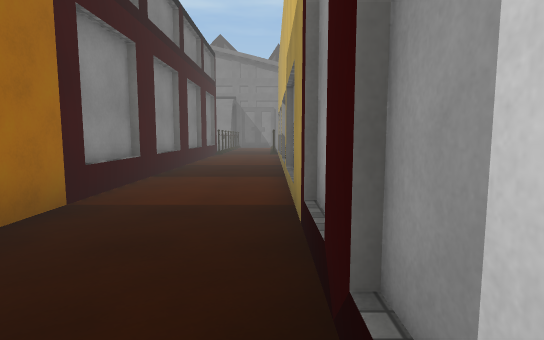
View 1 (above)

16 first-person views from a walk through a scene from a Unity 3-D project. The camera is 1.5 m above the floor, tilts 6° down and sees 80° across. The floor is counted in squares, 2 m on a side. Each view is taken from the middle of a square. On the plan, view 1 faces up. The plan holds only what a view shows up to about 11 squares ahead; the rest is blank. The place goes on beyond the plan. The player character is not drawn. Surface patterns are stand-ins for the level's own textures.

View 2
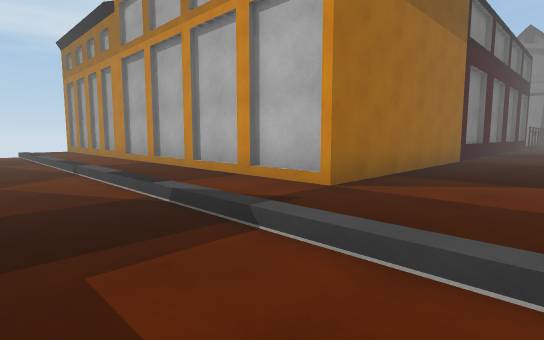

View 3
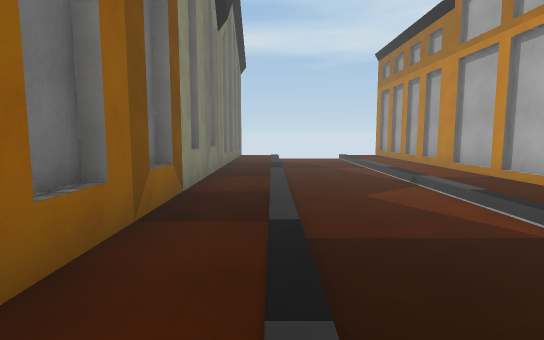

View 4
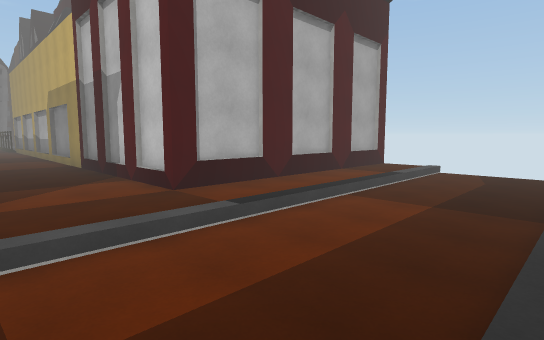

View 5
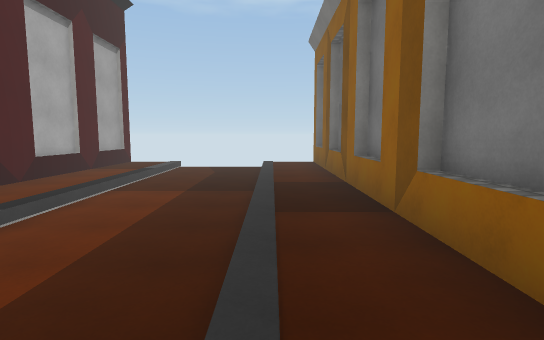

View 6
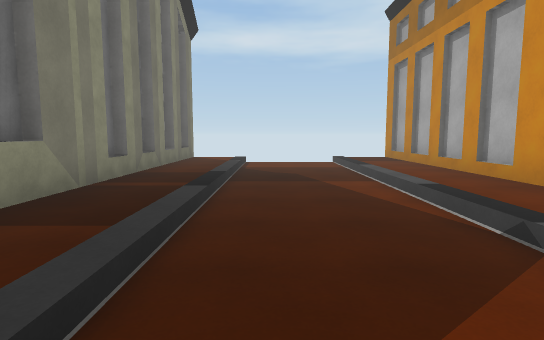

View 7
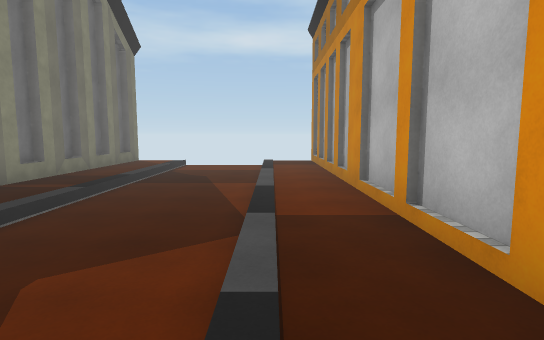

View 8
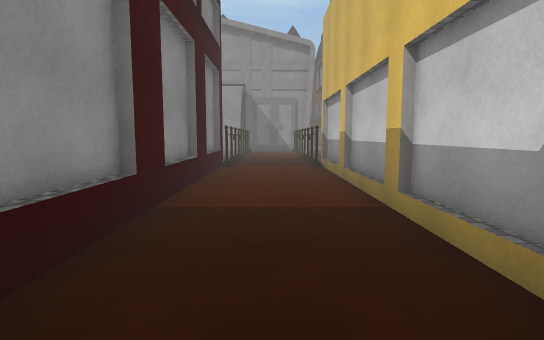

View 9
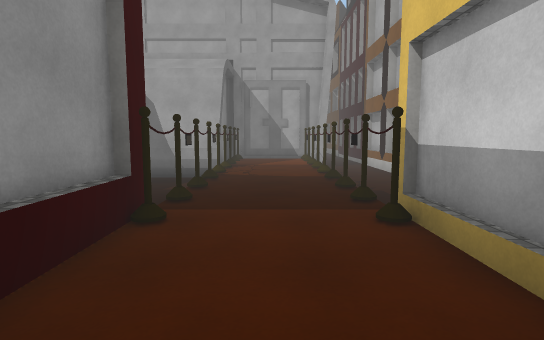

View 10
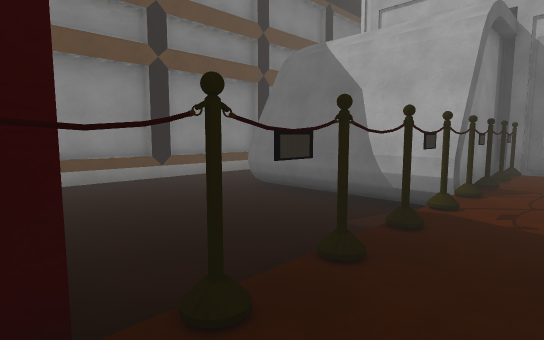

View 11
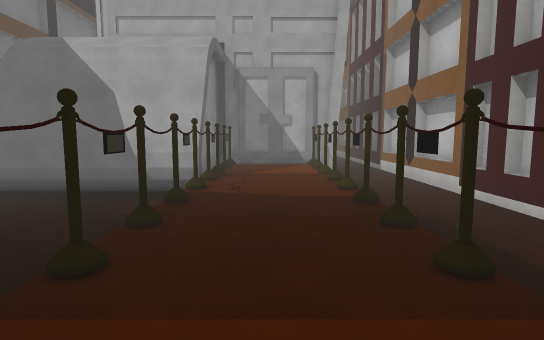

View 12
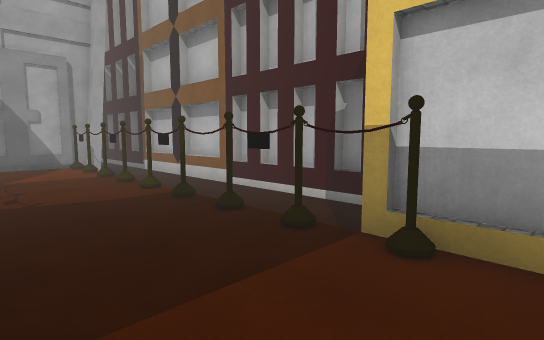

View 13
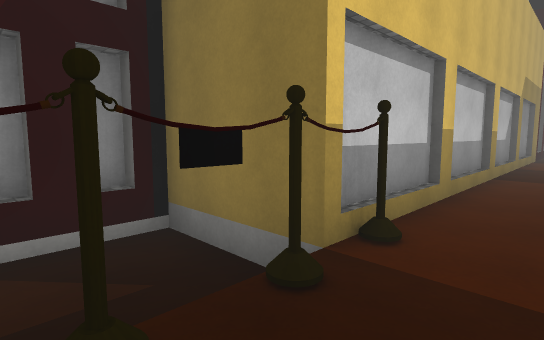

View 14
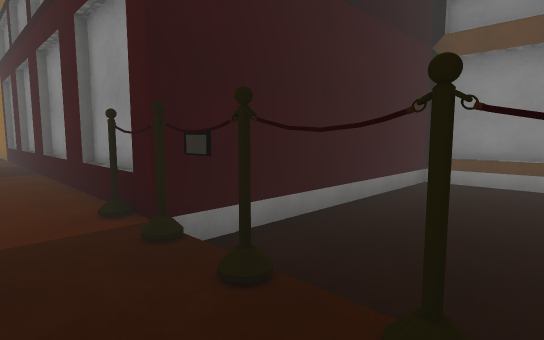

View 15
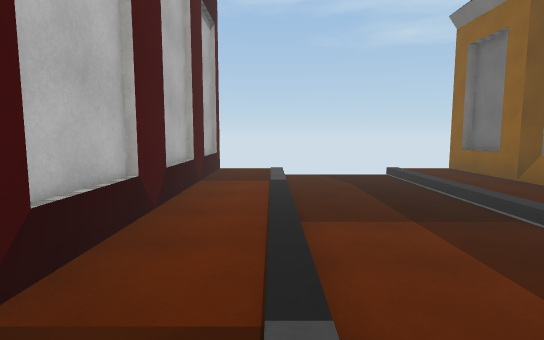

View 16
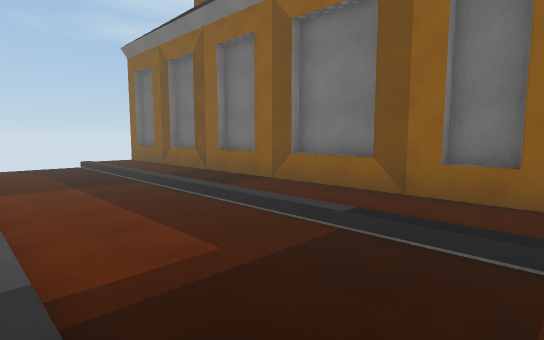

### Floor plan
Key: @ floor where view 1 was taken; # wall or solid block; . main floor; - floor 0.25 m lower than the main floor; v drop or lower ground; F fence.
Columns run from 14 left of view 1 to 7 right of it. Each row starts with its distance up from view 1.
 23                vv#
 22            #   vv#
 21            ####vv#
 20      #     #F.Fvv#
 19      #v    #F.Fvv#
 18      #vv####F.Fvv#
 17      #vvvvvvF.Fvv#
 16      #vvvvvvF.Fvv#
 15      #vvvvvvF.Fvv#
 14      #vvvvvvF.Fvv#
 13      ########.####
 12            #...#
 11            #...#
 10            #...#
  9            #...#
  8            #...#
  7            #...#
  6            #...#
  5            #...#
  4            #...#
  3            #...#
  2            #...#
  1            #...#
  0            #..@#
 -1 ############...#######
 -2 .....................
 -3 .....................
 -4 ---------------------
 -5 ---------------------
 -6 .....................
 -7 .....................
 -8 ######################

Positions as (right, up) in squares from view 1, and headings:
1: (0, 0), facing up
2: (0, -5), facing up-left
3: (-1, -6), facing left
4: (-2, -6), facing up-right
5: (-3, -6), facing right
6: (-5, -5), facing left
7: (-4, -3), facing left
8: (-1, 5), facing up
9: (-1, 10), facing up
10: (-1, 13), facing up-left
11: (-1, 12), facing up
12: (-2, 12), facing up-right
13: (-1, 15), facing down-right
14: (-1, 16), facing down-left
15: (-1, -3), facing right
16: (-4, -3), facing down-right
